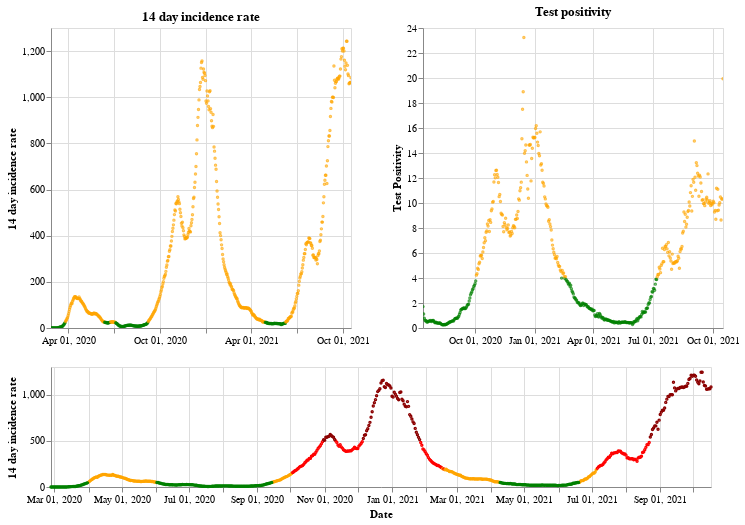

Notebook cell for this chart:
### Markdown cell above
## Wales

### Code cell
plot_traffic_light('Wales')

### Figure 1 — Vega-Lite specification as saved in the notebook (floating-point values rounded to 4 significant figures; data arrays with more than 128 entries replaced by an {"elided": "..."} marker saying what was removed)
{"config": {"view": {"continuousWidth": 400, "continuousHeight": 300}}, "vconcat": [{"hconcat": [{"mark": {"type": "point", "size": 2}, "encoding": {"color": {"condition": {"value": "green", "test": "(datum.twoWeeklyCasesRate <= 25)"}, "value": "orange"}, "tooltip": [{"type": "nominal", "field": "areaName"}, {"type": "temporal", "field": "date"}, {"type": "quantitative", "field": "twoWeeklyCasesRate"}, {"type": "quantitative", "field": "testPositivity"}], "x": {"type": "temporal", "axis": {"title": ""}, "field": "date", "scale": {"domain": {"selection": "DateBrush"}}, "timeUnit": "yearmonthdate"}, "y": {"type": "quantitative", "axis": {"title": "14 day incidence rate"}, "field": "twoWeeklyCasesRate"}}, "title": "14 day incidence rate", "width": 300}, {"mark": {"type": "point", "size": 2}, "encoding": {"color": {"condition": {"value": "green", "test": "(datum.testPositivity <= 4)"}, "value": "orange"}, "tooltip": [{"type": "nominal", "field": "areaName"}, {"type": "temporal", "field": "date"}, {"type": "quantitative", "field": "twoWeeklyCasesRate"}, {"type": "quantitative", "field": "testPositivity"}], "x": {"type": "temporal", "axis": {"title": ""}, "field": "date", "scale": {"domain": {"selection": "DateBrush"}}, "timeUnit": "yearmonthdate"}, "y": {"type": "quantitative", "axis": {"title": "Test Positivity"}, "field": "testPositivity"}}, "title": "Test positivity", "width": 300}]}, {"layer": [{"mark": {"type": "point", "size": 2}, "encoding": {"color": {"condition": {"value": "orange", "test": "(((datum.testPositivity < 4) && (datum.twoWeeklyCasesRate >= 50)) && (datum.twoWeeklyCasesRate < 200))"}, "value": "red"}, "opacity": {"condition": {"value": 1, "test": "((datum.twoWeeklyCasesRate >= 50) && (datum.twoWeeklyCasesRate < 500))"}, "value": 0}, "tooltip": [{"type": "nominal", "field": "areaName"}, {"type": "temporal", "field": "date"}, {"type": "quantitative", "field": "twoWeeklyCasesRate"}, {"type": "quantitative", "field": "testPositivity"}], "x": {"type": "temporal", "axis": {"title": "Date"}, "field": "date", "timeUnit": "yearmonthdate"}, "y": {"type": "quantitative", "axis": {"title": "14 day incidence rate"}, "field": "twoWeeklyCasesRate"}}, "selection": {"DateBrush": {"type": "interval", "encodings": ["x"], "fields": ["Time"]}}}, {"mark": {"type": "point", "size": 2}, "encoding": {"color": {"value": "darkred"}, "opacity": {"condition": {"value": 1, "test": "(datum.twoWeeklyCasesRate >= 500)"}, "value": 0}, "tooltip": [{"type": "nominal", "field": "areaName"}, {"type": "temporal", "field": "date"}, {"type": "quantitative", "field": "twoWeeklyCasesRate"}, {"type": "quantitative", "field": "testPositivity"}], "x": {"type": "temporal", "axis": {"title": "Date"}, "field": "date", "timeUnit": "yearmonthdate"}, "y": {"type": "quantitative", "axis": {"title": "14 day incidence rate"}, "field": "twoWeeklyCasesRate"}}}, {"mark": {"type": "point", "size": 2}, "encoding": {"color": {"condition": {"value": "green", "test": "((datum.testPositivity < 4) && (datum.twoWeeklyCasesRate < 50))"}, "value": "orange"}, "opacity": {"condition": {"value": 1, "test": "(datum.twoWeeklyCasesRate < 50)"}, "value": 0}, "tooltip": [{"type": "nominal", "field": "areaName"}, {"type": "temporal", "field": "date"}, {"type": "quantitative", "field": "twoWeeklyCasesRate"}, {"type": "quantitative", "field": "testPositivity"}], "x": {"type": "temporal", "axis": {"title": "Date"}, "field": "date", "timeUnit": "yearmonthdate"}, "y": {"type": "quantitative", "axis": {"title": "14 day incidence rate"}, "field": "twoWeeklyCasesRate"}}}], "height": 120, "width": 660}], "data": {"name": "data-68e9659f2a137cf4cd1e443c45848bf3"}, "$schema": "https://vega.github.io/schema/vega-lite/v4.8.1.json", "datasets": {"data-68e9659f2a137cf4cd1e443c45848bf3": {"elided": "599 records"}}}
